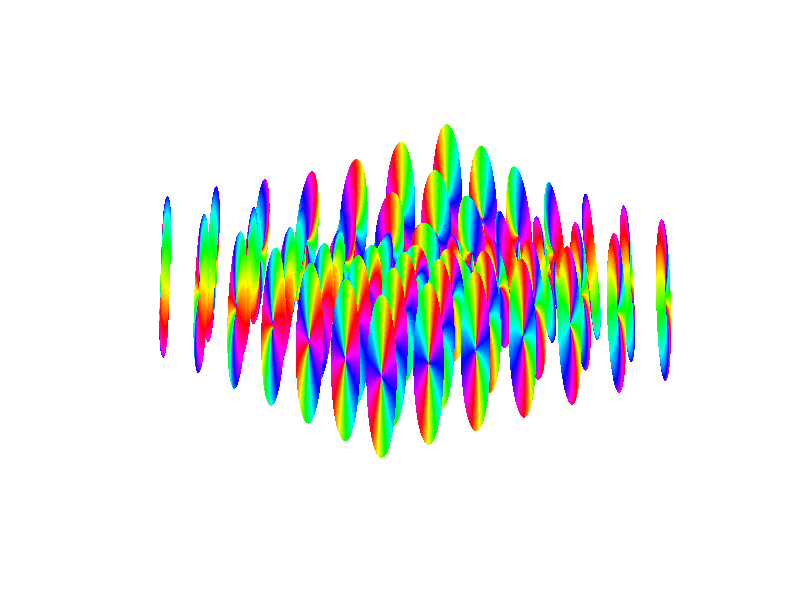

Write MATLAB code to recreate this figure. (Note: this script raises an error after producing the figure.)
nx = 256;
ny = 256;
nz = 256;
dx = 20 / nx;
dy = 20 / ny;
dz = 20 / nz;

x = (-nx/2:nx/2-1) * dx;
y = (-ny/2:ny/2-1) * dy;
z = (-nz/2:nz/2-1) * dz;
[X, Y, Z] = meshgrid(x, y, z);

varphi = atan2(Y, X);
r = sqrt(X.^2 + Y.^2);
beta = pi/4 * (1 + tanh(r - 1));

zetaP2 = exp(-4j*varphi).*cos(beta/2).^4;
zetaP1 = 2 * exp(-3j*varphi).*cos(beta/2).^3 .* sin(beta/2);
zeta0 = sqrt(6) * exp(-2j*varphi).*cos(beta/2).^2 .* sin(beta/2).^2;
zetaM1 = 2 * exp(-1j*varphi).*sin(beta/2).^3 .* cos(beta/2);
zetaM2 = sin(beta/2).^4;

% discretize sphere surface
resolution = 100;
delta = pi/resolution;
theta = 0:delta:pi; % altitude
phi = 0:2*delta:2*pi; % azimuth
[phi,theta] = meshgrid(phi,theta);

Y_2p2 = 0.25 * sqrt(15 / (2*pi)).* exp(2j * phi).* sin(theta).^2;
Y_2p1 = -0.5 * sqrt(15 / (2*pi)) * exp(1j * phi).* sin(theta).*cos(theta);
Y_2p0 = 0.25 * sqrt(5 / pi) * (3 * cos(theta).^2 - 1);
Y_2m1 = 0.5 * sqrt(15 / (2*pi)) * exp(-1j * phi).* sin(theta).*cos(theta);
Y_2m2 = 0.25 * sqrt(15 / (2*pi)).* exp(-2j * phi).* sin(theta).^2;

z_lim = 64;
scale = 0.9;

for ii = nx /2 - 20 :6: nx / 2 + 20
    for jj = ny /2 - 20 :6: ny / 2 + 20
        zsph = zetaP2(ii, jj, z_lim).* Y_2p2 ...
        + zetaP1(ii, jj, z_lim).* Y_2p1 ...
        + zeta0(ii, jj, z_lim).* Y_2p0 ...
        + zetaM1(ii, jj, z_lim).* Y_2m1 ...
        + zetaM2(ii, jj, z_lim).* Y_2m2;
        zsph = zsph * scale;
        xx = abs(zsph).^2.*sin(theta).*cos(phi) ...
            + X(ii, jj);
        yy = abs(zsph).^2.*sin(theta).*sin(phi) ...
            + Y(ii, jj);
        zz = abs(zsph).^2.*cos(theta);

        h = surf(xx,yy,zz,angle(zsph));
        set(h, 'LineStyle','none')
        hold on;
    end
end

axis off;
colormap(hsv);
clim([-pi pi]);
camlight left
camlight right
lighting phong
daspect([1 1 1]);
view(0, 35);
% exportgraphics(gca, '../../../gfx/ch-spin2/FM-2-coreless.pdf', 'Resolution', 200)